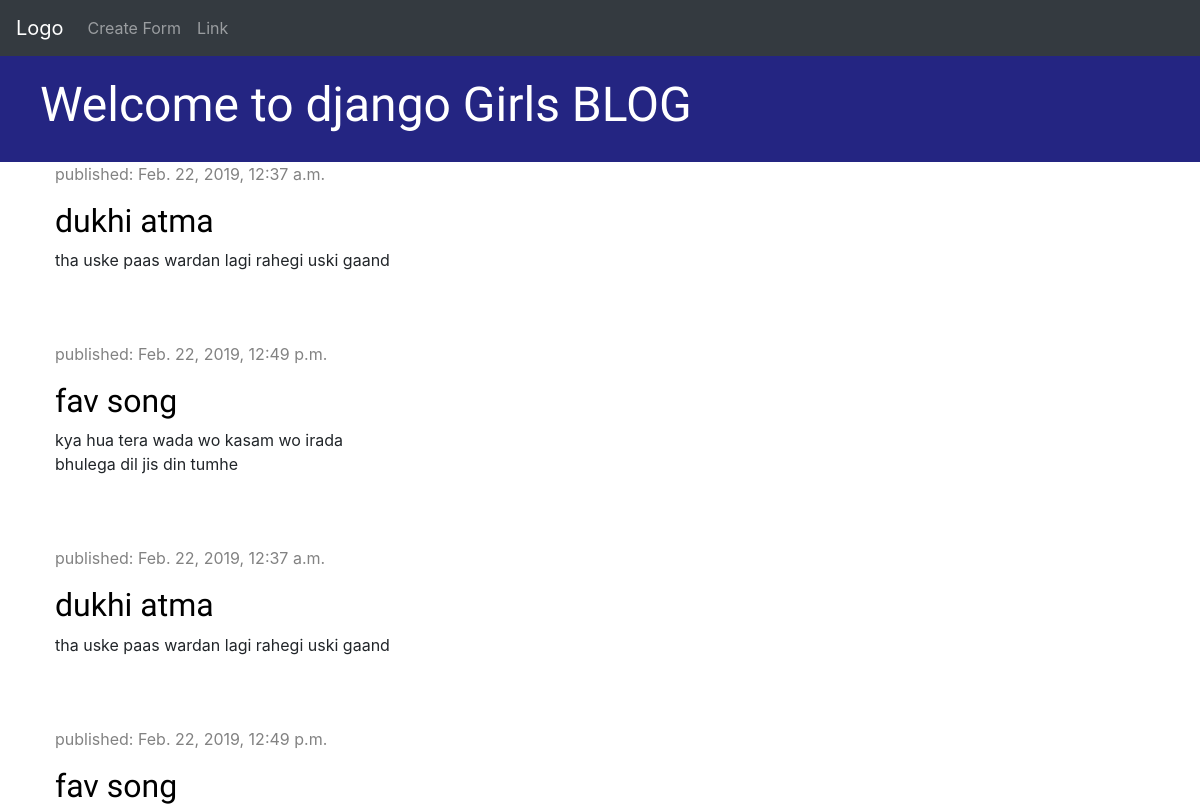
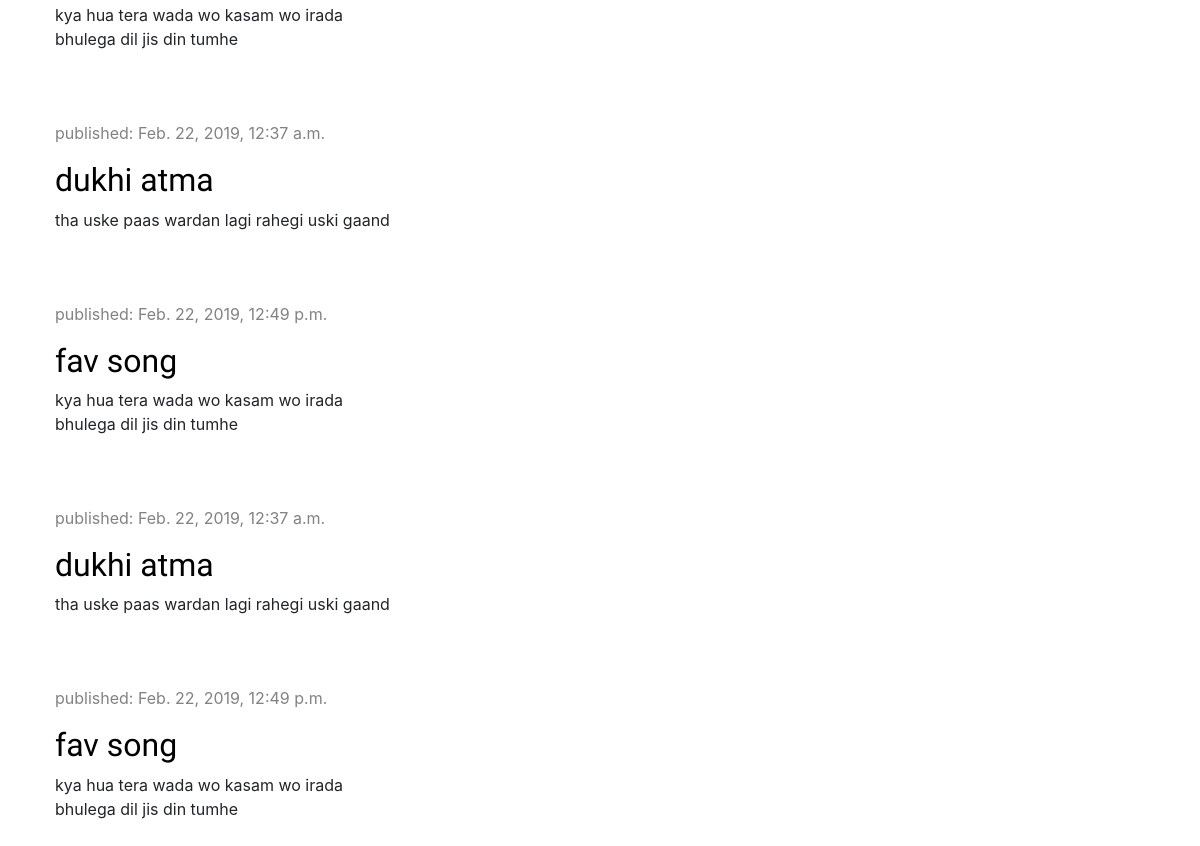
Before: / with the older database file (2 pictures, top to bottom).
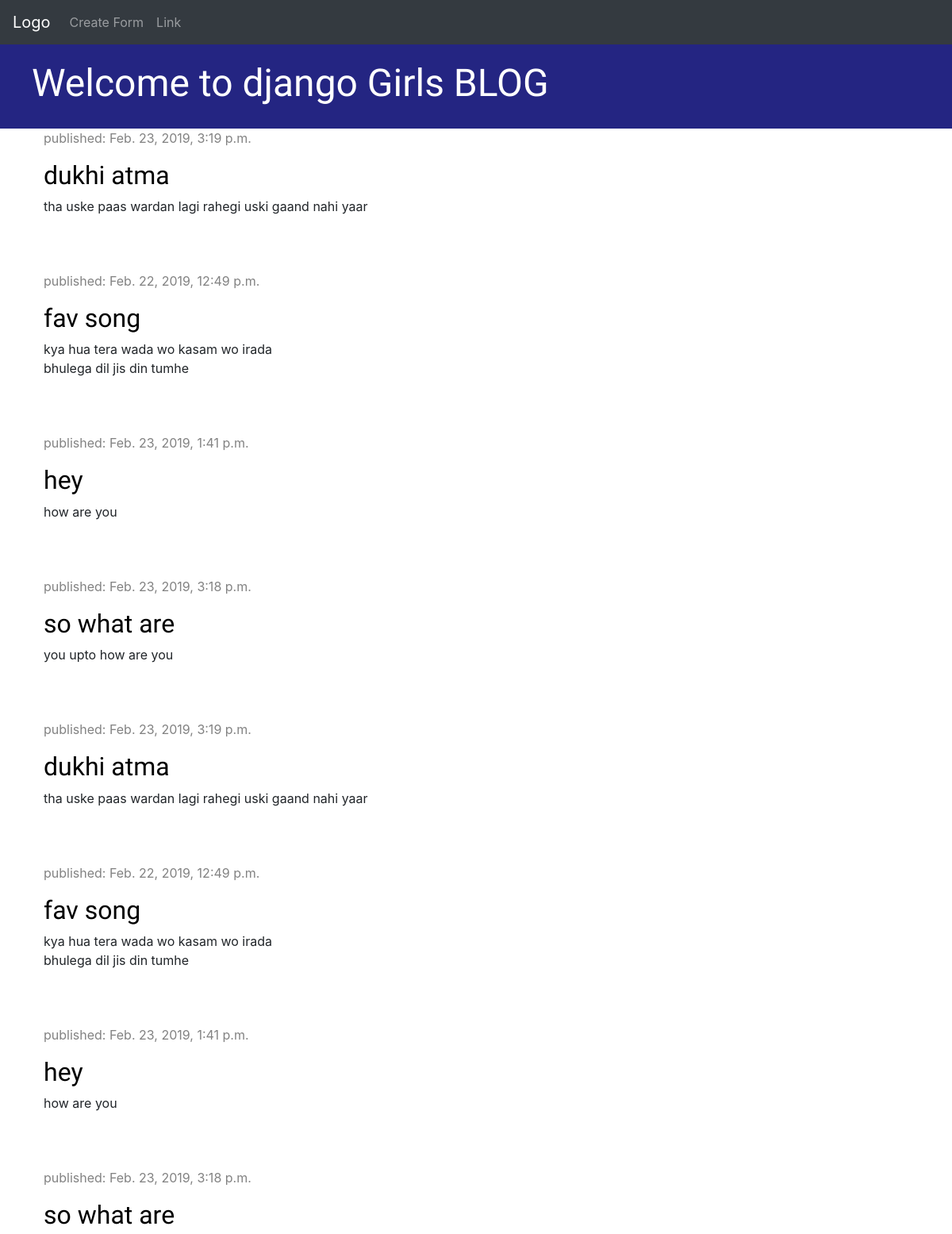
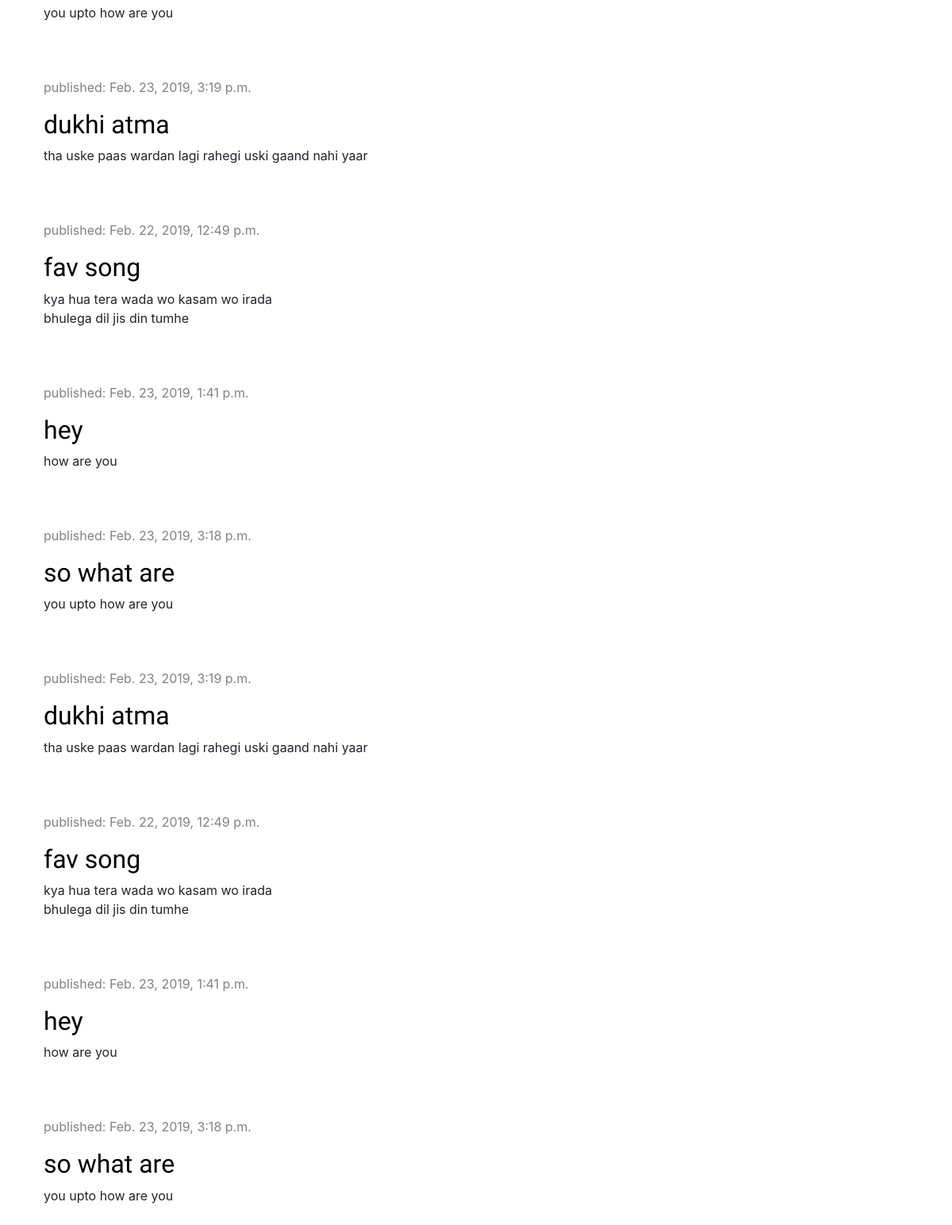
After: the same page with the newer database file (2 pictures, top to bottom).
### blog/models.py (models this page shows, shortened)
class Post(models.Model):
    author = models.ForeignKey(settings.AUTH_USER_MODEL, on_delete=models.CASCADE)
    title = models.CharField(max_length=200)
    text = models.TextField()
    created_date = models.DateTimeField(default=timezone.now)
    published_date = models.DateTimeField(blank=True, null=True)

### blog/views.py (the view)
# urls.py: path('', views.post_list, name='home'),
def post_list(request):
    posts = Post.objects.all().order_by('created_date')
    return render(request, 'blog/post_list.html', {'posts': posts})

### blog/templates/blog/post_list.html
{% extends 'blog/base.html' %}
{% block content%}
    <div class="content container">
        <div class="row">
            <div class="col-md-8">
                {% for post in posts %}
                    <div class="post">
                        <div class="date">
                            <p>published: {{ post.published_date }}</p>
                        </div>
                        <h2><a href="{% url 'detail' pk=post.pk %}">{{ post.title }}</a></h2>
                        <p>{{ post.text|linebreaksbr }}</p>
                    </div>
                {% endfor %}
                {% for post in posts %}
                    <div class="post">
                        <div class="date">
                            <p>published: {{ post.published_date }}</p>
                        </div>
                        <h2><a href="{% url 'detail' pk=post.pk %}">{{ post.title }}</a></h2>
                        <p>{{ post.text|linebreaksbr }}</p>
                    </div>
                {% endfor %}
                {% for post in posts %}
                    <div class="post">
                        <div class="date">
                            <p>published: {{ post.published_date }}</p>
                        </div>
                        <h2><a href="{% url 'detail' pk=post.pk %}">{{ post.title }}</a></h2>
                        <p>{{ post.text|linebreaksbr }}</p>
                    </div>
                {% endfor %}
                {% for post in posts %}
                    <div class="post">
                        <div class="date">
                            <p>published: {{ post.published_date }}</p>
                        </div>
                        <h2><a href="{% url 'detail' pk=post.pk %}">{{ post.title }}</a></h2>
                        <p>{{ post.text|linebreaksbr }}</p>
                    </div>
                {% endfor %}
            </div>
        </div>
    </div>
{% endblock %}

### blog/templates/blog/base.html (shortened to what this page needs)
{% load static %}
<html lang="en">
<head>
    <link rel="stylesheet" href="https://maxcdn.bootstrapcdn.com/bootstrap/4.2.1/css/bootstrap.min.css">
    <link rel="stylesheet" href="{% static 'css/blog_list.css' %}">
</head>
<body>
    <nav class="navbar navbar-expand-sm bg-dark navbar-dark sticky-top">
          <a class="navbar-brand" href="{% url 'home' %}">Logo</a>
          <ul class="navbar-nav">
            <li class="nav-item">
                <a class="nav-link" href="{% url 'create' %}">Create Form</a>
            </li>
            <li class="nav-item">
              <a class="nav-link" href="#">Link</a>
            </li>
          </ul>
    </nav>
    <div class="page-header">
        <h1> Welcome to django Girls BLOG</h1>
    </div>
    {% block content %}
    {% endblock %}
</body>

### blog/static/css/blog_list.css (style rules this page uses)
.page-header { background-color: #242582; margin-top: 0; padding: 20px 20px 20px 40px; }
.page-header h1, .page-header h1 a, .page-header h1 a:visited, .page-header h1 a:active { color: #ffffff; font-size: 36pt; text-decoration: none; }
.content { margin-left: 40px; }
h1, h2, h3, h4 { font-family: 'Lobster', cursive; }
.date { color: #828282; }
.post { margin-bottom: 70px; }
.post h2 a, .post h2 a:visited { color: #000000; }

Changed rows visible on the page:
changed Post "dukhi atma": published_date "Feb. 22, 2019, 12:37 a.m." → "Feb. 23, 2019, 3:19 p.m."; text "tha uske paas wardan lagi rahegi uski gaand" → "tha uske paas wardan lagi rahegi uski gaand nahi yaar"
added Post: published_date "Feb. 23, 2019, 1:41 p.m.", title "hey", text "how are you"
added Post: published_date "Feb. 23, 2019, 3:18 p.m.", title "so what are", text "you upto how are you"
